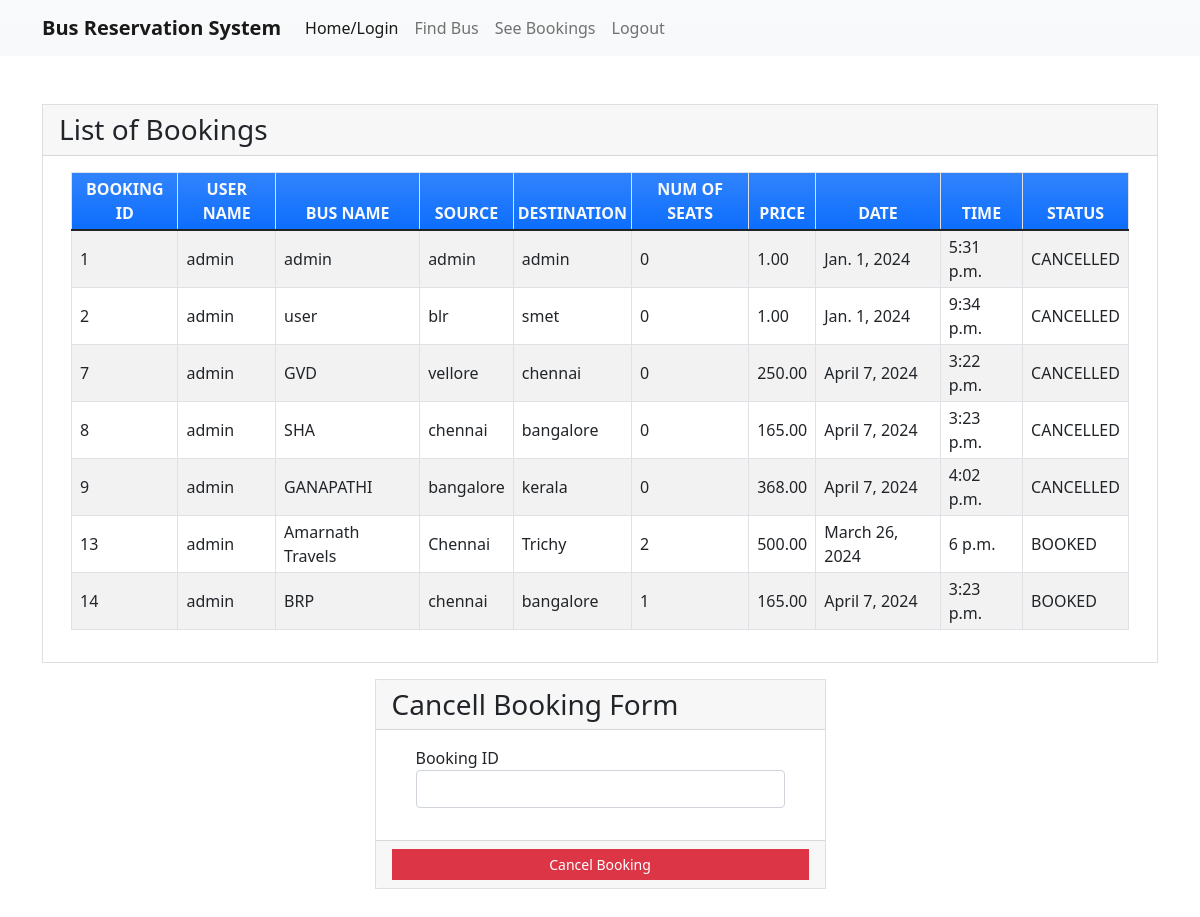
/seebookings (signed in), run on the app's committed database.
### myapp/models.py (models this page shows, shortened)
class Book(models.Model):
    BOOKED = 'B'
    CANCELLED = 'C'
    TICKET_STATUSES = ((BOOKED, 'Booked'),
                       (CANCELLED, 'Cancelled'),)
    email = models.EmailField()
    name = models.CharField(max_length=30)
    userid =models.DecimalField(decimal_places=0, max_digits=2)
    busid=models.DecimalField(decimal_places=0, max_digits=2)
    bus_name = models.CharField(max_length=30)
    source = models.CharField(max_length=30)
    dest = models.CharField(max_length=30)
    nos = models.DecimalField(decimal_places=0, max_digits=2)
    price = models.DecimalField(decimal_places=2, max_digits=6)
    date = models.DateField()
    time = models.TimeField()
    status = models.CharField(choices=TICKET_STATUSES, default=BOOKED, max_length=2)
    class Meta:
        verbose_name_plural = "List of Books"

### myapp/views.py (the view)
# urls.py: path('seebookings', views.seebookings, name="seebookings"),
@login_required(login_url='signin')
def seebookings(request,new={}):
    context = {}
    id_r = request.user.id
    book_list = Book.objects.filter(userid=id_r)
    if book_list:
        return render(request, 'myapp/booklist.html', locals())
    else:
        context["error"] = "Sorry no buses booked"
        return render(request, 'myapp/findbus.html', context)

### myapp/templates/myapp/booklist.html (shortened to what this page needs)
{% extends 'myapp/base.html' %} {% block content %}
<div class="container my-5">
    <div class="card rounded-0">
        <div class="card-header">
            <div class="card-title h3 mb-0" style="color: E0E0E0;">List of Bookings</div>
        </div>
        <div class="card-body">
            <div class="container-fluid">
                <table class="table table-bordered table-striped">
                    <thead>
                        <tr class="bg-gradient bg-primary text-light">
                            <th class="p-1 text-center" style="color: E0E0E0;">BOOKING ID</th>
                            <th class="p-1 text-center" style="color: E0E0E0;">USER NAME</th>
                            <th class="p-1 text-center" style="color: E0E0E0;">BUS NAME</th>
                            <th class="p-1 text-center" style="color: E0E0E0;">SOURCE</th>
                            <th class="p-1 text-center" style="color: E0E0E0;">DESTINATION</th>
                            <th class="p-1 text-center" style="color: E0E0E0;">NUM OF SEATS</th>
                            <th class="p-1 text-center" style="color: E0E0E0;">PRICE</th>
                            <th class="p-1 text-center" style="color: E0E0E0;">DATE</th>
                            <th class="p-1 text-center" style="color: E0E0E0;">TIME</th>
                            <th class="p-1 text-center" style="color: E0E0E0;">STATUS</th>
                        </tr>
                    </thead>
                    {% for row in book_list %}
                    <tr>
                        <td class="px-2 py-1 align-middle">{{row.id}}</td>
                        <td class="px-2 py-1 align-middle">{{row.name}}</td>
                        <td class="px-2 py-1 align-middle">{{row.bus_name}}</td>
                        <td class="px-2 py-1 align-middle">{{row.source}}</td>
                        <td class="px-2 py-1 align-middle">{{row.dest}}</td>
                        <td class="px-2 py-1 align-middle">{{row.nos}}</td>
                        <td class="px-2 py-1 align-middle">{{row.price}}</td>
                        <td class="px-2 py-1 align-middle">{{row.date}}</td>
                        <td class="px-2 py-1 align-middle">{{row.time}}</td>
                        <td class="px-2 py-1 align-middle">{{row.status}}</td>
                    </tr>
                    {% endfor %}
                </table>
            </div>
        </div>
    </div>
    <div class="row mt-3 justify-content-center">
        <div class="col-lg-5 col-md-7 col-sm-10 col-xs-12">
            <div class="card rounded-0">
                <div class="card-header">
                    <div class="card-title h3 mb-0" style="color: E0E0E0;">Cancell Booking Form</div>
                </div>
                <div class="card-body">
                    <div class="container-fluid">
                        <form action="{% url 'cancellings' %}" method="post" id="cancel-form">
                            <div class="mb-3">
                                <label for="bus_id" class="control-label" style="color: E0E0E0;">Booking ID</label>
                                <input name='bus_id' class="form-control" type="number" id="bus_id">
                            </div>
                        </form>
                    </div>
                </div>
                <div class="card-footer text-center">
                    <button class="btn btn-sm rounded-0 btn-danger w-100" form="cancel-form" style="color: E0E0E0;">Cancel Booking</button>
                </div>
            </div>
        </div>
    </div>
</div>
{% endblock %}

### myapp/templates/myapp/base.html (shortened to what this page needs)
<!doctype html>
<html lang="en">
<head>
    <link rel="stylesheet" href="https://cdn.jsdelivr.net/npm/bootstrap@5.1.3/dist/css/bootstrap.min.css">
</head>
<body>
<nav class="navbar navbar-expand-lg navbar-light bg-gradient bg-light">
    <div class="container">
            <a class="navbar-brand" href="#" style="color: E0E0E0;font-weight:bold">Bus Reservation System</a>
        <div class="collapse navbar-collapse" id="navbarNavAltMarkup">
            <div class="navbar-nav" >
                <a class="nav-item nav-link active" href="{% url 'home' %}" style="color: E0E0E0;">Home/Login</a>
                <a class="nav-item nav-link" href="{% url 'findbus' %}" style="color: E0E0E0;">Find Bus</a>
                <a class="nav-item nav-link" href="{% url 'seebookings' %}" style="color: E0E0E0;">See Bookings</a>
                {% if request.user.is_active %}
                <a class="nav-item nav-link " href="{% url 'signout' %}" style="color: E0E0E0;">Logout</a>
                {% else %}
                <a class="nav-item nav-link " href="{% url 'signup' %}" style="color: E0E0E0;">Registration</a>
                {% endif %}
            </div>
        </div>
    </div>
</nav>
{% block content %}
{% endblock %}
</body>
</html>

### myapp/templates/myapp/base.html (style rules this page uses)
body { background-image: url(https://trumpwallpapers.com/wp-content/uploads/Bus-Wallpaper-25-1607x856-1.jpg); background-repeat: no-repeat; background-size: cover; }

### data on the page
Book: id "1", name "admin", bus_name "admin", source "admin", dest "admin", nos "0", price "1.00", date "Jan. 1, 2024", time "5:31 p.m.", status "CANCELLED"
Book: id "2", name "admin", bus_name "user", source "blr", dest "smet", nos "0", price "1.00", date "Jan. 1, 2024", time "9:34 p.m.", status "CANCELLED"
Book: id "7", name "admin", bus_name "GVD", source "vellore", dest "chennai", nos "0", price "250.00", date "April 7, 2024", time "3:22 p.m.", status "CANCELLED"
Book: id "8", name "admin", bus_name "SHA", source "chennai", dest "bangalore", nos "0", price "165.00", date "April 7, 2024", time "3:23 p.m.", status "CANCELLED"
Book: id "9", name "admin", bus_name "GANAPATHI", source "bangalore", dest "kerala", nos "0", price "368.00", date "April 7, 2024", time "4:02 p.m.", status "CANCELLED"
Book: id "13", name "admin", bus_name "Amarnath Travels", source "Chennai", dest "Trichy", nos "2", price "500.00", date "March 26, 2024", time "6 p.m.", status "BOOKED"
Book: id "14", name "admin", bus_name "BRP", source "chennai", dest "bangalore", nos "1", price "165.00", date "April 7, 2024", time "3:23 p.m.", status "BOOKED"
